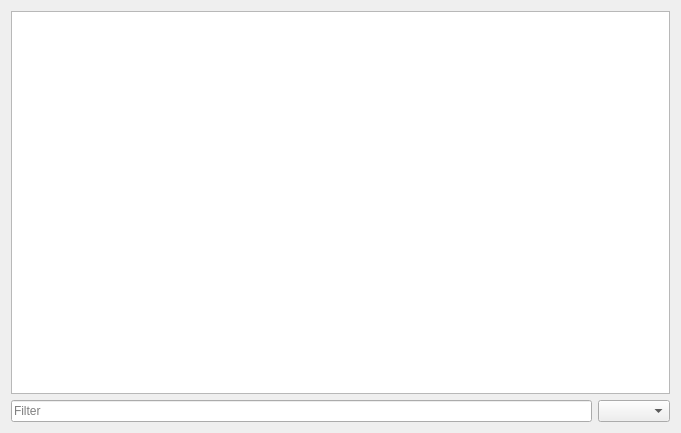
<?xml version="1.0" encoding="UTF-8"?>
<ui version="4.0">
 <class>TypesVariablesDialog</class>
 <widget class="QDialog" name="TypesVariablesDialog">
  <property name="geometry">
   <rect>
    <x>0</x>
    <y>0</y>
    <width>681</width>
    <height>433</height>
   </rect>
  </property>
  <property name="windowTitle">
   <string>TypesVariablesDialog</string>
  </property>
  <layout class="QVBoxLayout" name="verticalLayout" stretch="9,1">
   <item>
    <widget class="QTreeView" name="treeView"/>
   </item>
   <item>
    <layout class="QHBoxLayout" name="horizontalLayout">
     <item>
      <widget class="QLineEdit" name="lineEdit">
       <property name="placeholderText">
        <string>Filter</string>
       </property>
      </widget>
     </item>
     <item>
      <widget class="QComboBox" name="comboBox"/>
     </item>
    </layout>
   </item>
  </layout>
 </widget>
 <resources/>
 <connections/>
</ui>
